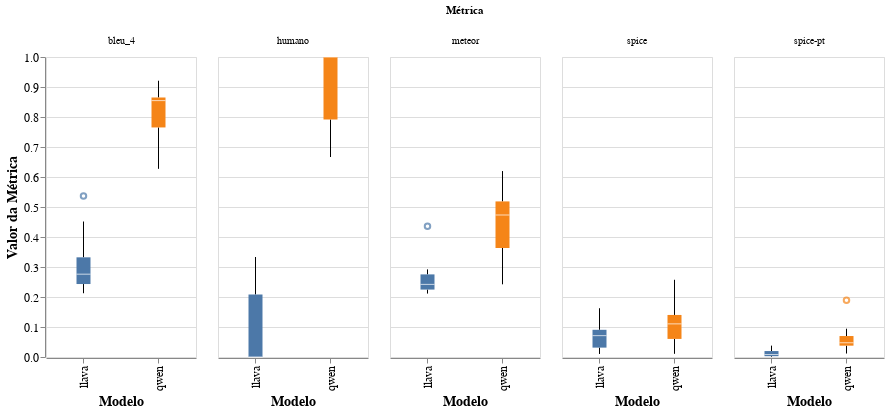

The notebook cell this image was saved under:
### Markdown cell above
# Boxplots

### Code cell
df_long = df_metricas.melt(
    id_vars=["modelo", "image_id"],
    value_vars=["bleu_4", "meteor", "spice", "spice-pt", "humano"],
    var_name="métrica",
    value_name="valor",
)

# Criar o boxplot com outliers visíveis
boxplot = (
    alt.Chart(df_long)
    .mark_boxplot(extent=1.5)
    .encode(
        x=alt.X("modelo:N", title="Modelo"),
        y=alt.Y("valor:Q", title="Valor da Métrica"),
        color=alt.Color("modelo:N", legend=None),
    )
    .properties(width=150, height=300)
)

# Aplicar facetas por métrica
chart = boxplot.facet(
    column=alt.Column("métrica:N", title="Métrica"), columns=4
).configure_axis(labelFontSize=12, titleFontSize=14)

chart

### Figure 1 — Vega-Lite specification as saved in the notebook (floating-point values rounded to 4 significant figures)
{"config": {"view": {"continuousWidth": 300, "continuousHeight": 300}, "axis": {"labelFontSize": 12, "titleFontSize": 14}}, "data": {"name": "data-c64a94d169d967f548632314349cdd3a"}, "facet": {"column": {"field": "métrica", "title": "Métrica", "type": "nominal"}}, "spec": {"mark": {"type": "boxplot", "extent": 1.5}, "encoding": {"color": {"field": "modelo", "legend": null, "type": "nominal"}, "x": {"field": "modelo", "title": "Modelo", "type": "nominal"}, "y": {"field": "valor", "title": "Valor da Métrica", "type": "quantitative"}}, "height": 300, "width": 150}, "columns": 4, "$schema": "https://vega.github.io/schema/vega-lite/v5.20.1.json", "datasets": {"data-c64a94d169d967f548632314349cdd3a": [{"modelo": "qwen", "image_id": "26c9f2ad-efd9-4d93-abd6-f5c35b2c7a3a", "métrica": "bleu_4", "valor": 0.7572}, {"modelo": "qwen", "image_id": "2966dd41-b32d-4b51-a69a-dc9a9dd755df", "métrica": "bleu_4", "valor": 0.8542}, {"modelo": "qwen", "image_id": "5b14269e-807a-4b3d-b652-e0036bde4418", "métrica": "bleu_4", "valor": 0.7678}, {"modelo": "qwen", "image_id": "687e0132-7f8e-4c35-ba2c-b66d59c7365a", "métrica": "bleu_4", "valor": 0.8551}, {"modelo": "qwen", "image_id": "9f52f1ff-67e3-443a-ad59-1e987a5438e6", "métrica": "bleu_4", "valor": 0.8771}, {"modelo": "qwen", "image_id": "a43d8a7e-1c81-4b9d-b527-2369584d5110", "métrica": "bleu_4", "valor": 0.6272}, {"modelo": "qwen", "image_id": "b22100ba-f165-4bb0-8862-d5a09e31b54f", "métrica": "bleu_4", "valor": 0.9209}, {"modelo": "qwen", "image_id": "fead8dc8-c6cd-4ab5-88d0-af8955c0bd70", "métrica": "bleu_4", "valor": 0.861}, {"modelo": "llava", "image_id": "26c9f2ad-efd9-4d93-abd6-f5c35b2c7a3a", "métrica": "bleu_4", "valor": 0.2521}, {"modelo": "llava", "image_id": "2966dd41-b32d-4b51-a69a-dc9a9dd755df", "métrica": "bleu_4", "valor": 0.29}, {"modelo": "llava", "image_id": "5b14269e-807a-4b3d-b652-e0036bde4418", "métrica": "bleu_4", "valor": 0.2621}, {"modelo": "llava", "image_id": "687e0132-7f8e-4c35-ba2c-b66d59c7365a", "métrica": "bleu_4", "valor": 0.4517}, {"modelo": "llava", "image_id": "9f52f1ff-67e3-443a-ad59-1e987a5438e6", "métrica": "bleu_4", "valor": 0.2165}, {"modelo": "llava", "image_id": "a43d8a7e-1c81-4b9d-b527-2369584d5110", "métrica": "bleu_4", "valor": 0.537}, {"modelo": "llava", "image_id": "b22100ba-f165-4bb0-8862-d5a09e31b54f", "métrica": "bleu_4", "valor": 0.2125}, {"modelo": "llava", "image_id": "fead8dc8-c6cd-4ab5-88d0-af8955c0bd70", "métrica": "bleu_4", "valor": 0.2924}, {"modelo": "qwen", "image_id": "26c9f2ad-efd9-4d93-abd6-f5c35b2c7a3a", "métrica": "meteor", "valor": 0.4464}, {"modelo": "qwen", "image_id": "2966dd41-b32d-4b51-a69a-dc9a9dd755df", "métrica": "meteor", "valor": 0.3259}, {"modelo": "qwen", "image_id": "5b14269e-807a-4b3d-b652-e0036bde4418", "métrica": "meteor", "valor": 0.3758}, {"modelo": "qwen", "image_id": "687e0132-7f8e-4c35-ba2c-b66d59c7365a", "métrica": "meteor", "valor": 0.5003}, {"modelo": "qwen", "image_id": "9f52f1ff-67e3-443a-ad59-1e987a5438e6", "métrica": "meteor", "valor": 0.6198}, {"modelo": "qwen", "image_id": "a43d8a7e-1c81-4b9d-b527-2369584d5110", "métrica": "meteor", "valor": 0.2423}, {"modelo": "qwen", "image_id": "b22100ba-f165-4bb0-8862-d5a09e31b54f", "métrica": "meteor", "valor": 0.5704}, {"modelo": "qwen", "image_id": "fead8dc8-c6cd-4ab5-88d0-af8955c0bd70", "métrica": "meteor", "valor": 0.5013}, {"modelo": "llava", "image_id": "26c9f2ad-efd9-4d93-abd6-f5c35b2c7a3a", "métrica": "meteor", "valor": 0.2453}, {"modelo": "llava", "image_id": "2966dd41-b32d-4b51-a69a-dc9a9dd755df", "métrica": "meteor", "valor": 0.2114}, {"modelo": "llava", "image_id": "5b14269e-807a-4b3d-b652-e0036bde4418", "métrica": "meteor", "valor": 0.2921}, {"modelo": "llava", "image_id": "687e0132-7f8e-4c35-ba2c-b66d59c7365a", "métrica": "meteor", "valor": 0.2388}, {"modelo": "llava", "image_id": "9f52f1ff-67e3-443a-ad59-1e987a5438e6", "métrica": "meteor", "valor": 0.228}, {"modelo": "llava", "image_id": "a43d8a7e-1c81-4b9d-b527-2369584d5110", "métrica": "meteor", "valor": 0.4356}, {"modelo": "llava", "image_id": "b22100ba-f165-4bb0-8862-d5a09e31b54f", "métrica": "meteor", "valor": 0.2698}, {"modelo": "llava", "image_id": "fead8dc8-c6cd-4ab5-88d0-af8955c0bd70", "métrica": "meteor", "valor": 0.2151}, {"modelo": "qwen", "image_id": "26c9f2ad-efd9-4d93-abd6-f5c35b2c7a3a", "métrica": "spice", "valor": 0.06486}, {"modelo": "qwen", "image_id": "2966dd41-b32d-4b51-a69a-dc9a9dd755df", "métrica": "spice", "valor": 0.04663}, {"modelo": "qwen", "image_id": "5b14269e-807a-4b3d-b652-e0036bde4418", "métrica": "spice", "valor": 0.01061}, {"modelo": "qwen", "image_id": "687e0132-7f8e-4c35-ba2c-b66d59c7365a", "métrica": "spice", "valor": 0.1042}, {"modelo": "qwen", "image_id": "9f52f1ff-67e3-443a-ad59-1e987a5438e6", "métrica": "spice", "valor": 0.2077}, {"modelo": "qwen", "image_id": "a43d8a7e-1c81-4b9d-b527-2369584d5110", "métrica": "spice", "valor": 0.1167}, {"modelo": "qwen", "image_id": "b22100ba-f165-4bb0-8862-d5a09e31b54f", "métrica": "spice", "valor": 0.2574}, {"modelo": "qwen", "image_id": "fead8dc8-c6cd-4ab5-88d0-af8955c0bd70", "métrica": "spice", "valor": 0.1176}, {"modelo": "llava", "image_id": "26c9f2ad-efd9-4d93-abd6-f5c35b2c7a3a", "métrica": "spice", "valor": 0.07426}, {"modelo": "llava", "image_id": "2966dd41-b32d-4b51-a69a-dc9a9dd755df", "métrica": "spice", "valor": 0.01008}, {"modelo": "llava", "image_id": "5b14269e-807a-4b3d-b652-e0036bde4418", "métrica": "spice", "valor": 0.02398}, {"modelo": "llava", "image_id": "687e0132-7f8e-4c35-ba2c-b66d59c7365a", "métrica": "spice", "valor": 0.1158}, {"modelo": "llava", "image_id": "9f52f1ff-67e3-443a-ad59-1e987a5438e6", "métrica": "spice", "valor": 0.03371}, {"modelo": "llava", "image_id": "a43d8a7e-1c81-4b9d-b527-2369584d5110", "métrica": "spice", "valor": 0.1626}, {"modelo": "llava", "image_id": "b22100ba-f165-4bb0-8862-d5a09e31b54f", "métrica": "spice", "valor": 0.06818}, {"modelo": "llava", "image_id": "fead8dc8-c6cd-4ab5-88d0-af8955c0bd70", "métrica": "spice", "valor": 0.08225}, {"modelo": "qwen", "image_id": "26c9f2ad-efd9-4d93-abd6-f5c35b2c7a3a", "métrica": "spice-pt", "valor": 0.03977}, {"modelo": "qwen", "image_id": "2966dd41-b32d-4b51-a69a-dc9a9dd755df", "métrica": "spice-pt", "valor": 0.01152}, {"modelo": "qwen", "image_id": "5b14269e-807a-4b3d-b652-e0036bde4418", "métrica": "spice-pt", "valor": 0.03186}, {"modelo": "qwen", "image_id": "687e0132-7f8e-4c35-ba2c-b66d59c7365a", "métrica": "spice-pt", "valor": 0.0445}, {"modelo": "qwen", "image_id": "9f52f1ff-67e3-443a-ad59-1e987a5438e6", "métrica": "spice-pt", "valor": 0.05044}, {"modelo": "qwen", "image_id": "a43d8a7e-1c81-4b9d-b527-2369584d5110", "métrica": "spice-pt", "valor": 0.0943}, {"modelo": "qwen", "image_id": "b22100ba-f165-4bb0-8862-d5a09e31b54f", "métrica": "spice-pt", "valor": 0.1889}, {"modelo": "qwen", "image_id": "fead8dc8-c6cd-4ab5-88d0-af8955c0bd70", "métrica": "spice-pt", "valor": 0.06177}, {"modelo": "llava", "image_id": "26c9f2ad-efd9-4d93-abd6-f5c35b2c7a3a", "métrica": "spice-pt", "valor": 0.0005119}, {"modelo": "llava", "image_id": "2966dd41-b32d-4b51-a69a-dc9a9dd755df", "métrica": "spice-pt", "valor": 0.03791}, {"modelo": "llava", "image_id": "5b14269e-807a-4b3d-b652-e0036bde4418", "métrica": "spice-pt", "valor": 0.006774}, {"modelo": "llava", "image_id": "687e0132-7f8e-4c35-ba2c-b66d59c7365a", "métrica": "spice-pt", "valor": 0.009662}, {"modelo": "llava", "image_id": "9f52f1ff-67e3-443a-ad59-1e987a5438e6", "métrica": "spice-pt", "valor": 0.0194}, {"modelo": "llava", "image_id": "a43d8a7e-1c81-4b9d-b527-2369584d5110", "métrica": "spice-pt", "valor": 0.02105}, {"modelo": "llava", "image_id": "b22100ba-f165-4bb0-8862-d5a09e31b54f", "métrica": "spice-pt", "valor": 0.001561}, {"modelo": "llava", "image_id": "fead8dc8-c6cd-4ab5-88d0-af8955c0bd70", "métrica": "spice-pt", "valor": 0.003197}, {"modelo": "qwen", "image_id": "26c9f2ad-efd9-4d93-abd6-f5c35b2c7a3a", "métrica": "humano", "valor": 1.0}, {"modelo": "qwen", "image_id": "2966dd41-b32d-4b51-a69a-dc9a9dd755df", "métrica": "humano", "valor": 1.0}, {"modelo": "qwen", "image_id": "5b14269e-807a-4b3d-b652-e0036bde4418", "métrica": "humano", "valor": 0.6667}, {"modelo": "qwen", "image_id": "687e0132-7f8e-4c35-ba2c-b66d59c7365a", "métrica": "humano", "valor": 1.0}, {"modelo": "qwen", "image_id": "9f52f1ff-67e3-443a-ad59-1e987a5438e6", "métrica": "humano", "valor": 0.8333}, {"modelo": "qwen", "image_id": "a43d8a7e-1c81-4b9d-b527-2369584d5110", "métrica": "humano", "valor": 0.6667}, {"modelo": "qwen", "image_id": "b22100ba-f165-4bb0-8862-d5a09e31b54f", "métrica": "humano", "valor": 1.0}, {"modelo": "qwen", "image_id": "fead8dc8-c6cd-4ab5-88d0-af8955c0bd70", "métrica": "humano", "valor": 1.0}, {"modelo": "llava", "image_id": "26c9f2ad-efd9-4d93-abd6-f5c35b2c7a3a", "métrica": "humano", "valor": 0.0}, {"modelo": "llava", "image_id": "2966dd41-b32d-4b51-a69a-dc9a9dd755df", "métrica": "humano", "valor": 0.0}, {"modelo": "llava", "image_id": "5b14269e-807a-4b3d-b652-e0036bde4418", "métrica": "humano", "valor": 0.3333}, {"modelo": "llava", "image_id": "687e0132-7f8e-4c35-ba2c-b66d59c7365a", "métrica": "humano", "valor": 0.0}, {"modelo": "llava", "image_id": "9f52f1ff-67e3-443a-ad59-1e987a5438e6", "métrica": "humano", "valor": 0.1667}, {"modelo": "llava", "image_id": "a43d8a7e-1c81-4b9d-b527-2369584d5110", "métrica": "humano", "valor": 0.3333}, {"modelo": "llava", "image_id": "b22100ba-f165-4bb0-8862-d5a09e31b54f", "métrica": "humano", "valor": 0.0}, {"modelo": "llava", "image_id": "fead8dc8-c6cd-4ab5-88d0-af8955c0bd70", "métrica": "humano", "valor": 0.0}]}}
